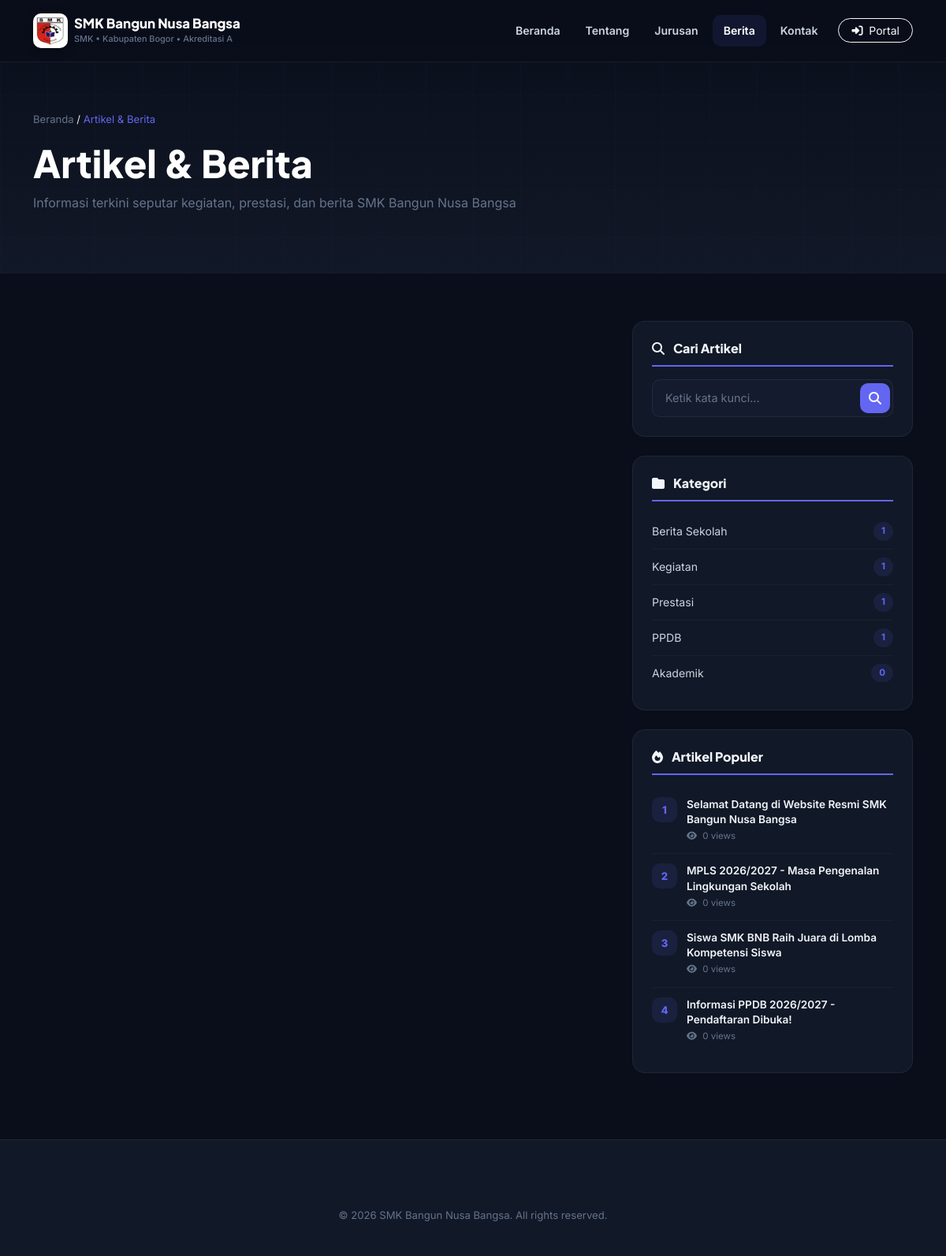
Screenshot of /artikel.php with the database file from the repository.
### tables this page shows
CREATE TABLE IF NOT EXISTS kategori (
    id INT AUTO_INCREMENT PRIMARY KEY,
    nama VARCHAR(100) NOT NULL,
    slug VARCHAR(120) NOT NULL UNIQUE,
    deskripsi TEXT DEFAULT NULL,
    created_at TIMESTAMP DEFAULT CURRENT_TIMESTAMP
);

CREATE TABLE IF NOT EXISTS artikel (
    id INT AUTO_INCREMENT PRIMARY KEY,
    user_id INT NOT NULL,
    kategori_id INT NOT NULL,
    judul VARCHAR(255) NOT NULL,
    slug VARCHAR(280) NOT NULL UNIQUE,
    thumbnail VARCHAR(255) DEFAULT NULL,
    isi LONGTEXT NOT NULL,
    ringkasan TEXT DEFAULT NULL,
    status ENUM('draft', 'published') DEFAULT 'draft',
    views INT DEFAULT 0,
    created_at TIMESTAMP DEFAULT CURRENT_TIMESTAMP,
    updated_at TIMESTAMP DEFAULT CURRENT_TIMESTAMP ON UPDATE CURRENT_TIMESTAMP,
    FOREIGN KEY (user_id) REFERENCES users(id) ON DELETE CASCADE,
    FOREIGN KEY (kategori_id) REFERENCES kategori(id) ON DELETE CASCADE
);

### artikel.php (the view, shortened to what this page needs)
<?php
require_once 'config.php';
$per_page = 9;
$page = isset($_GET['page']) ? max(1, (int)$_GET['page']) : 1;
$offset = ($page - 1) * $per_page;
$kategori_filter = isset($_GET['kategori']) ? clean($_GET['kategori']) : '';
$search = isset($_GET['q']) ? clean($_GET['q']) : '';
$where = "WHERE a.status = 'published'";
$sql = "SELECT a.*, k.nama as kategori_nama, k.slug as kategori_slug, u.nama as penulis
    FROM artikel a
    JOIN kategori k ON a.kategori_id = k.id
    JOIN users u ON a.user_id = u.id
    $where
    ORDER BY a.created_at DESC
    LIMIT $per_page OFFSET $offset";
$stmt = $conn->prepare($sql);
$stmt->execute();
$artikelList = $stmt->get_result();
$kategoriQuery = $conn->query("SELECT k.*, COUNT(a.id) as total_artikel
    FROM kategori k
    LEFT JOIN artikel a ON k.id = a.kategori_id AND a.status = 'published'
    GROUP BY k.id
    ORDER BY total_artikel DESC");
$popularQuery = $conn->query("SELECT a.*, k.nama as kategori_nama
    FROM artikel a
    JOIN kategori k ON a.kategori_id = k.id
    WHERE a.status = 'published'
    ORDER BY a.views DESC
    LIMIT 5");
?>
<!DOCTYPE html>
<html lang="id">
<head>
    <link href="https://cdn.jsdelivr.net/npm/bootstrap@5.3.3/dist/css/bootstrap.min.css" rel="stylesheet">
    <link rel="stylesheet" href="https://cdnjs.cloudflare.com/ajax/libs/font-awesome/6.5.1/css/all.min.css">
    <link rel="stylesheet" href="assets/css/style.css">
</head>
<body>
<nav class="navbar navbar-expand-lg navbar-dark fixed-top" id="mainNavbar">
    <div class="container">
        <a class="navbar-brand d-flex align-items-center gap-2" href="index.php">
            <div class="brand-icon">
                <img src="assets/img/logo-smk.jpg" alt="Logo SMK Bangun Nusa Bangsa">
            </div>
            <div>
                <div class="brand-name">SMK Bangun Nusa Bangsa</div>
                <div class="brand-sub">SMK • Kabupaten Bogor • Akreditasi A</div>
            </div>
        </a>
        <div class="collapse navbar-collapse" id="navbarNav">
            <ul class="navbar-nav ms-auto align-items-lg-center gap-1">
                <li class="nav-item"><a class="nav-link" href="index.php">Beranda</a></li>
                <li class="nav-item"><a class="nav-link" href="index.php#tentang">Tentang</a></li>
                <li class="nav-item"><a class="nav-link" href="index.php#jurusan">Jurusan</a></li>
                <li class="nav-item"><a class="nav-link active" href="artikel.php">Berita</a></li>
                <li class="nav-item"><a class="nav-link" href="index.php#kontak">Kontak</a></li>
                <li class="nav-item ms-lg-2">
                    <a class="btn btn-outline-light btn-sm rounded-pill px-3" href="admin/login.php">
                        <i class="fas fa-sign-in-alt me-1"></i> Portal
                    </a>
                </li>
            </ul>
        </div>
    </div>
</nav>
<section class="page-header">
    <div class="container position-relative">
        <nav class="breadcrumb-custom">
            <a href="index.php">Beranda</a> /
            <span class="active">Artikel & Berita</span>
        </nav>
        <h1>Artikel & Berita</h1>
        <p>Informasi terkini seputar kegiatan, prestasi, dan berita SMK Bangun Nusa Bangsa</p>
    </div>
</section>
<section style="padding: 60px 0; background: var(--bg-body);">
    <div class="container">
        <div class="row g-4">
            <div class="col-lg-8">
                <?php if($artikelList->num_rows > 0): ?>
                    <div class="row g-4">
                        <?php while($artikel = $artikelList->fetch_assoc()): ?>
                        <div class="col-md-6">
                        </div>
                        <?php endwhile; ?>
                    </div>
                <?php endif; ?>
            </div>
            <div class="col-lg-4">
                <div class="sidebar-card">
                    <h5><i class="fas fa-search me-2"></i> Cari Artikel</h5>
                    <form action="artikel.php" method="GET">
                        <div class="search-box form-dark">
                            <input type="text" name="q" class="form-control" placeholder="Ketik kata kunci..." value="<?= htmlspecialchars($search) ?>">
                            <button type="submit" class="btn-search"><i class="fas fa-search"></i></button>
                        </div>
                    </form>
                </div>
                <div class="sidebar-card">
                    <h5><i class="fas fa-folder me-2"></i> Kategori</h5>
                    <?php while($kat = $kategoriQuery->fetch_assoc()): ?>
                    <a href="artikel.php?kategori=<?= $kat['slug'] ?>" class="sidebar-kategori-item <?= $kategori_filter == $kat['slug'] ? 'text-primary' : '' ?>">
                        <span><?= htmlspecialchars($kat['nama']) ?></span>
                        <span class="sidebar-kategori-count"><?= $kat['total_artikel'] ?></span>
                    </a>
                    <?php endwhile; ?>
                </div>
                <div class="sidebar-card">
                    <h5><i class="fas fa-fire me-2"></i> Artikel Populer</h5>
                    <?php $num = 1; while($pop = $popularQuery->fetch_assoc()): ?>
                    <a href="detail.php?slug=<?= $pop['slug'] ?>" class="sidebar-popular-item">
                        <div class="sidebar-popular-num"><?= $num++ ?></div>
                        <div>
                            <div class="sidebar-popular-title"><?= htmlspecialchars($pop['judul']) ?></div>
                            <div class="sidebar-popular-views"><i class="fas fa-eye me-1"></i> <?= $pop['views'] ?> views</div>
                        </div>
                    </a>
                    <?php endwhile; ?>
                </div>
            </div>
        </div>
    </div>
</section>
<footer class="main-footer">
    <div class="container">
        <div class="footer-bottom" style="margin-top: 0; border-top: none;">
            <p>&copy; <?= date('Y') ?> SMK Bangun Nusa Bangsa. All rights reserved.</p>
        </div>
    </div>
</footer>
</body>
</html>

### rows the page displays
kategori: nama "Berita Sekolah", total_artikel "1"
kategori: nama "Kegiatan", total_artikel "1"
kategori: nama "Prestasi", total_artikel "1"
kategori: nama "PPDB", total_artikel "1"
kategori: nama "Akademik", total_artikel "0"
artikel: judul "Selamat Datang di Website Resmi SMK Bangun Nusa Bangsa", views "0"
artikel: judul "MPLS 2026/2027 - Masa Pengenalan Lingkungan Sekolah", views "0"
artikel: judul "Siswa SMK BNB Raih Juara di Lomba Kompetensi Siswa", views "0"
artikel: judul "Informasi PPDB 2026/2027 - Pendaftaran Dibuka!", views "0"
